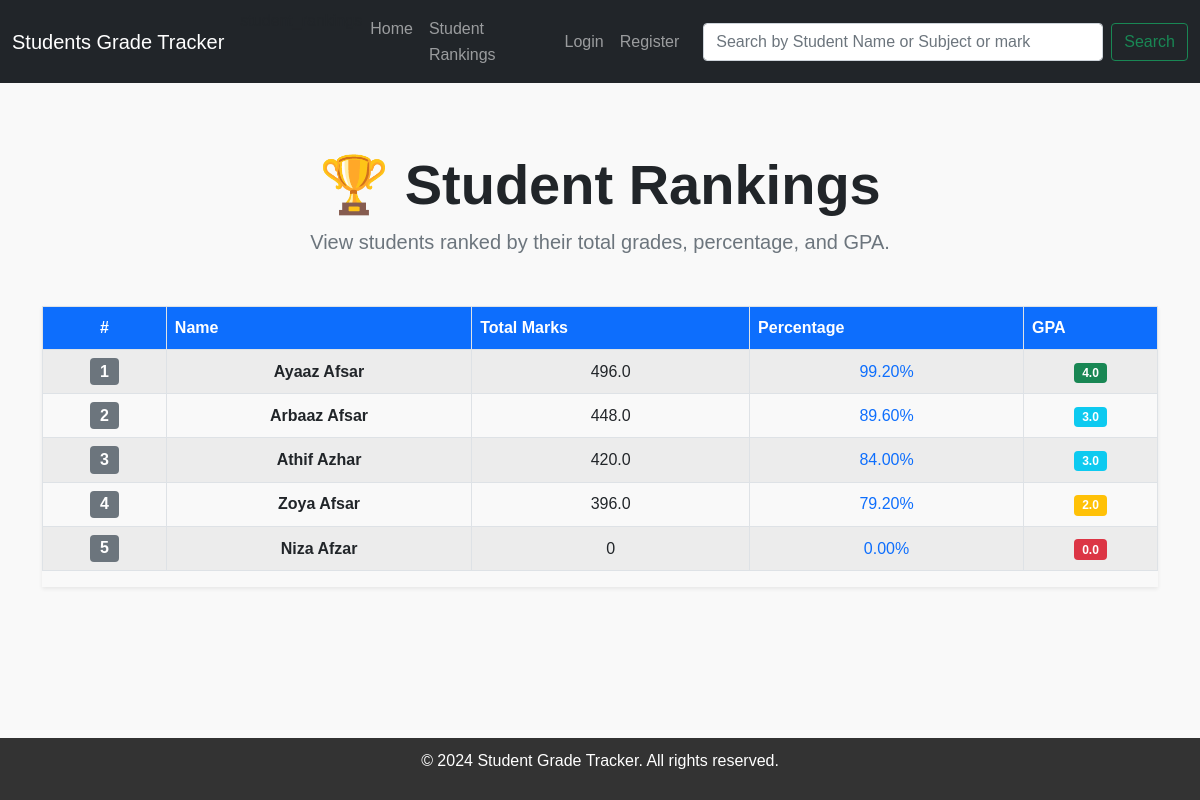
The page /rankings/ on the database as committed earlier.
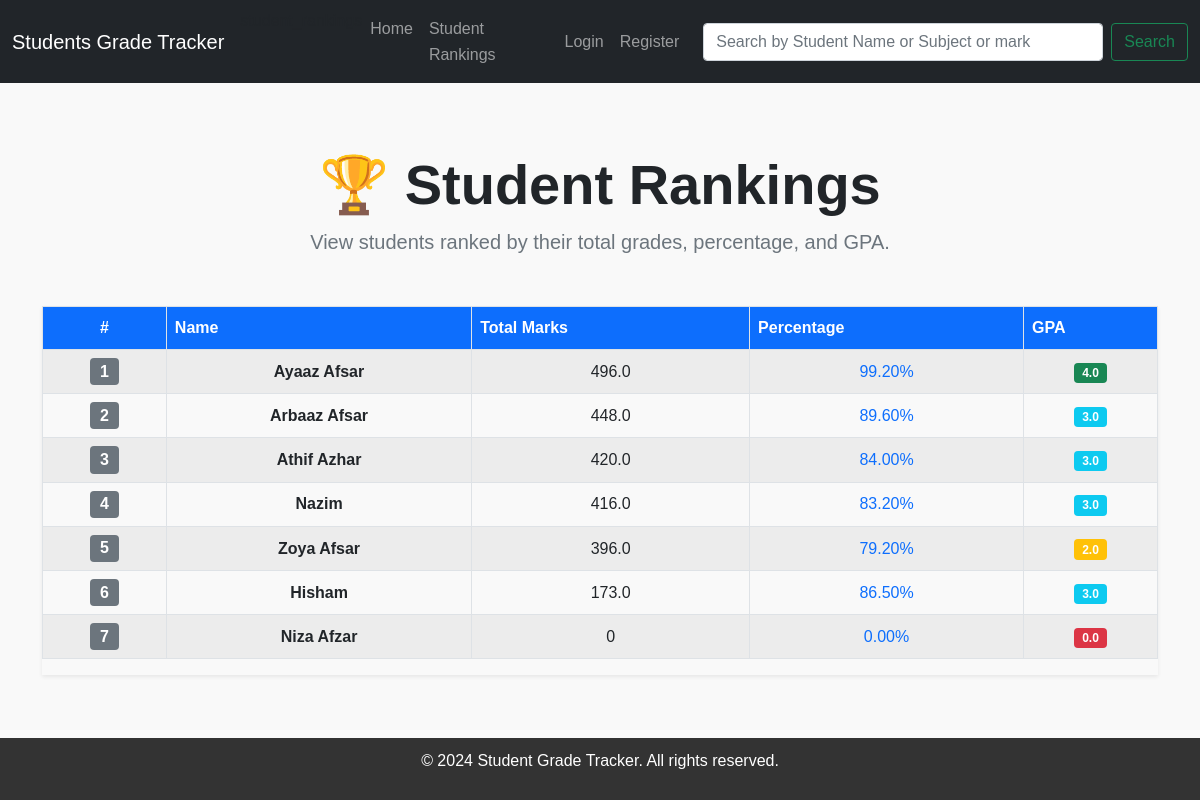
The same page on the database as committed later.
### grades/models.py (models this page shows, shortened)
class Student(models.Model):
    user = models.OneToOneField(User, on_delete=models.CASCADE, related_name='grades_student', blank=True,null= True)
    name = models.CharField(max_length=100)
    email = models.EmailField(unique=True)

### grades/views.py (the view)
# urls.py: path('rankings/', views.student_ranking_view, name='student_rankings'),
def student_ranking_view(request):
    students = Student.objects.annotate(
        total_grades=Sum('grades__grade'),  # Calculate total grades
        total_subjects=Count('grades__grade')  # Count the total number of subjects
    ).order_by('-total_grades')  # Order by total grades in descending order
    for student in students:
        total_possible_marks = student.total_subjects * 100
        student.percentage = (
            (student.total_grades / total_possible_marks) * 100 if total_possible_marks > 0 else 0
        )
        average_grade = student.total_grades / student.total_subjects if student.total_subjects > 0 else 0
        if average_grade >= 90:
            student.gpa = 4.0
        elif average_grade >= 80:
            student.gpa = 3.0
        elif average_grade >= 70:
            student.gpa = 2.0
        elif average_grade >= 60:
            student.gpa = 1.0
        else:
            student.gpa = 0.0
    context = {
        'students': students,
    }
    return render(request, 'student_ranking.html', context)

### grades/templates/student_ranking.html (shortened to what this page needs)
{% extends 'base.html' %}
{% block content %}
<main class="container my-5">
    <div class="text-center mb-5">
        <h1 class="display-4 fw-bold">🏆 Student Rankings</h1>
        <p class="lead text-muted">View students ranked by their total grades, percentage, and GPA.</p>
    </div>
    {% if students %}
        <div class="table-responsive shadow-sm">
            <table class="table table-hover table-striped table-bordered align-middle">
                <thead class="bg-primary text-white">
                    <tr>
                        <th scope="col" class="text-center">#</th>
                        <th scope="col">Name</th>
                        <th scope="col">Total Marks</th>
                        <th scope="col">Percentage</th>
                        <th scope="col">GPA</th>
                    </tr>
                </thead>
                <tbody>
                    {% for student in students %}
                    <tr class="text-center">
                        <td><span class="badge bg-secondary fs-6">{{ forloop.counter }}</span></td>
                        <td class="fw-bold">{{ student.name }}</td>
                        <td>{{ student.total_grades|default:"0" }}</td>
                        <td class="text-primary">{{ student.percentage|floatformat:2 }}%</td>
                        <td>
                            <span
                                class="badge
                                    {% if student.gpa == 4.0 %}bg-success
                                    {% elif student.gpa >= 3.0 %}bg-info
                                    {% elif student.gpa >= 2.0 %}bg-warning
                                    {% else %}bg-danger{% endif %}">
                                {{ student.gpa }}
                            </span>
                        </td>
                    </tr>
                    {% endfor %}
                </tbody>
            </table>
        </div>
    {% else %}
        <div class="alert alert-info text-center" role="alert">
            <i class="bi bi-exclamation-circle"></i> No students available to rank.
        </div>
    {% endif %}
</main>
{% endblock %}

Rows that differ between the two databases and show on the page:
added Student: name "Nazim", total_grades "416.0", percentage "83.20", gpa "3.0"
added Student: name "Hisham", total_grades "173.0", percentage "86.50", gpa "3.0"
